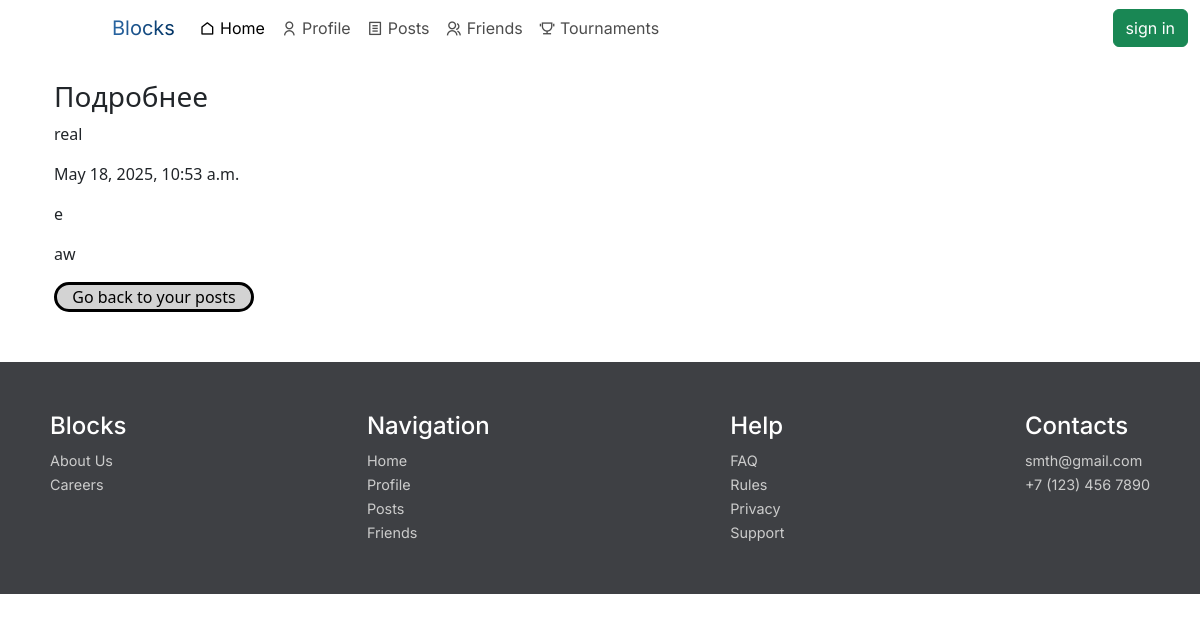
Screenshot of /post/3 with the database file from the repository.
### polls/models.py (models this page shows, shortened)
class Post(models.Model):
    title= models.CharField(max_length=200)
    content=models.TextField()
    created_at=models.DateTimeField(auto_now_add=True)
    author=models.ForeignKey(User,on_delete=models.CASCADE,)
    likes=models.ManyToManyField(User,related_name="likes", blank=True)

### polls/views.py (the view)
# urls.py: path("post/<int:id>",views.post_id,name="post_id"),
def post_id(request,id):
    postid=Post.objects.get(id=id)
    return render(request,"post_id.html",{"post":postid})

### templates/post_id.html (shortened to what this page needs)
{% extends "base.html" %}
{% block content %}
<div class="container">
<h3> Подробнее </h3>
<p>{{post.author}} </p>
<p>{{post.created_at}} </p>
<p>{{post.title}} </p>
<p>{{post.content}} </p>
<div class="back_to">
<a href="/posts"> Go back to your posts </a>
</div>
</div>
{% endblock %}

### templates/post_id.html (style rules this page uses)
.back_to { background-color: lightgray; width: 200px; height: 30px; border-radius: 20px; text-align: center; border: solid black; }

### templates/base.html (style rules this page uses)
:root { --secondary: #123561; }
a { text-decoration: none; color: black; }

### rows the page displays
Post: author "real", created_at "May 18, 2025, 10:53 a.m.", title "e", content "aw"
